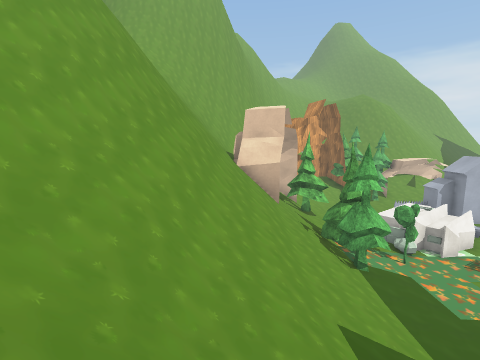
view 1 (above)

16 first-person views from a walk through a Unity game level. The camera is 1.5 m above the floor, tilts 8° down and sees 85° across. The floor is counted in squares, 1 m on a side. Each view is taken from the middle of a square. On the plan, view 1 faces up. The plan holds only what a view shows up to about 14 squares ahead; the rest is blank. The place goes on beyond the plan. Some surface patterns are stand-ins.

view 2
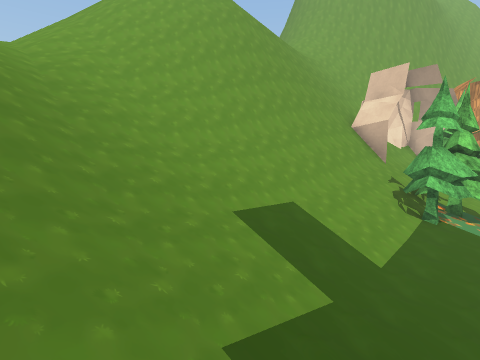

view 3
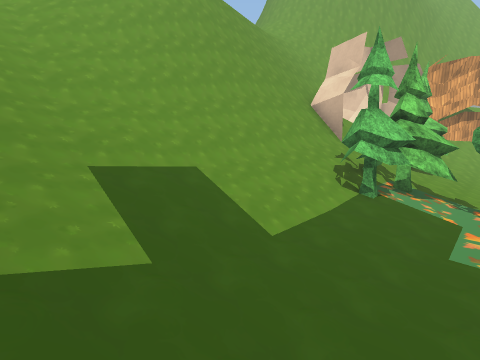

view 4
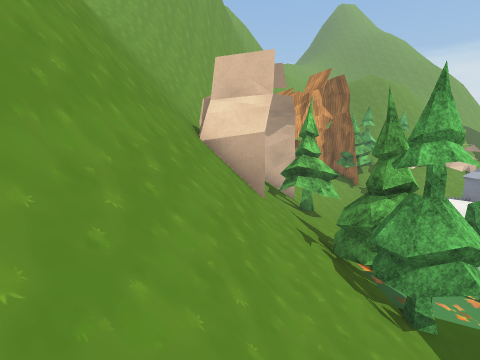

view 5
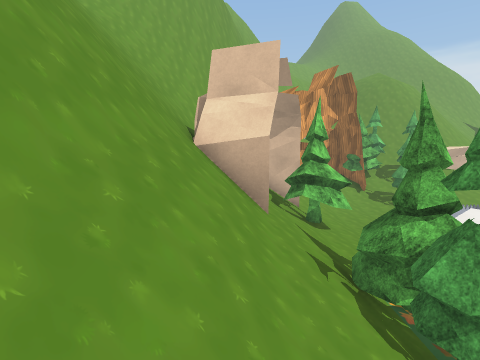

view 6
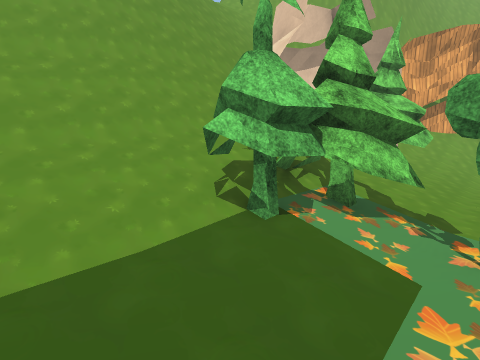

view 7
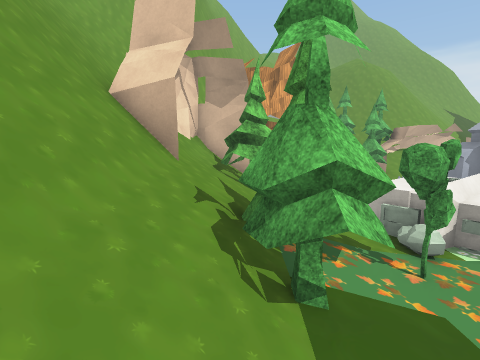

view 8
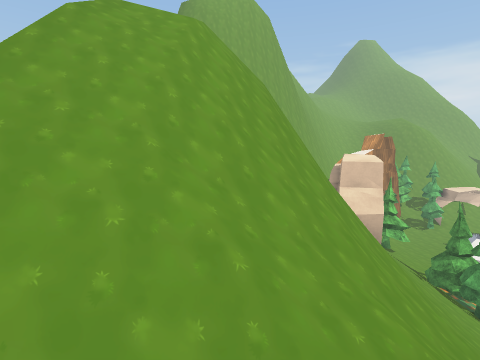

view 9
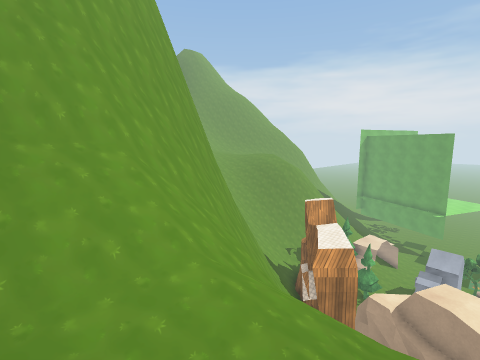

view 10
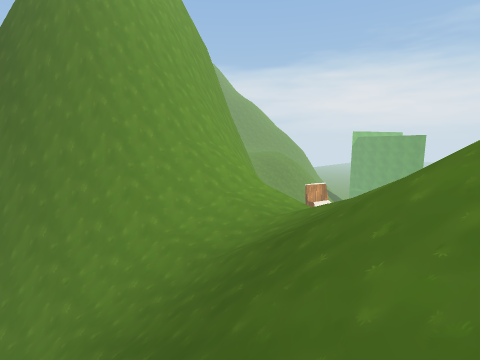

view 11
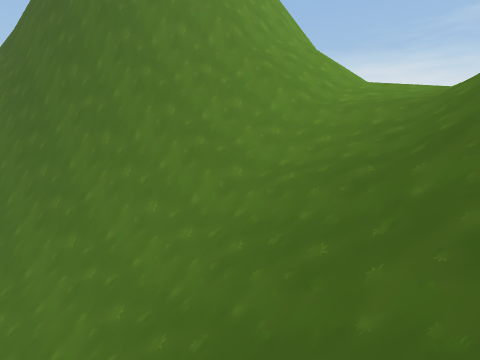

view 12
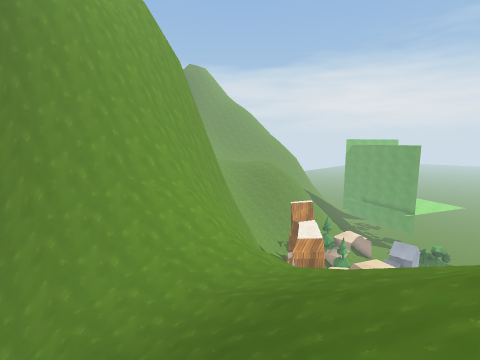

view 13
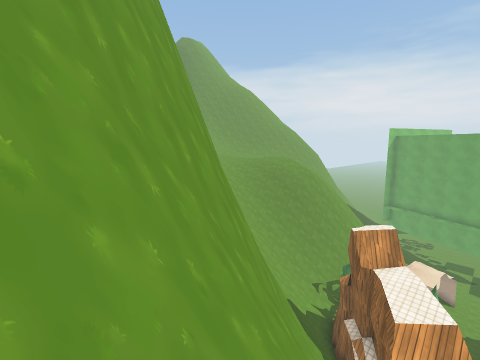

view 14
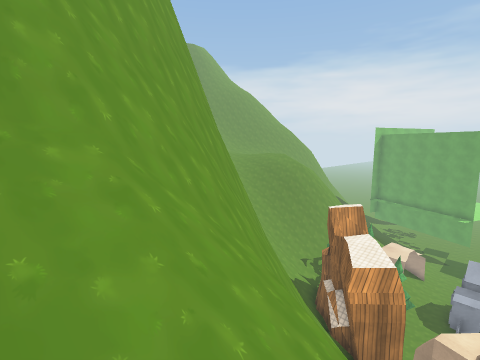

view 15
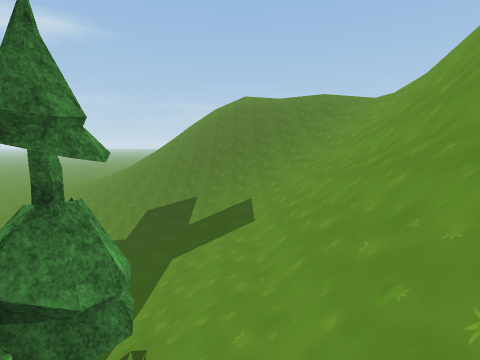

view 16
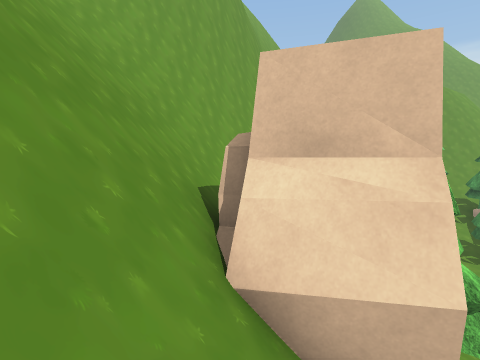

### Floor plan
Key: @ floor where view 1 was taken; # wall or solid block; x gap in a wall; . main floor; : floor 0.25 m higher than the main floor; + floor 2.25 m higher than the main floor; * floor 8.25 m higher than the main floor; % floor 8.75 m higher than the main floor; & floor 9.25 m higher than the main floor; / step, stairs or slope; = window, fence, low wall or low ledge; v drop or lower ground; O other object.
Columns run from 15 left of view 1 to 6 right of it. Each row starts with its distance up from view 1.
 29  =
 28  =#
 27  =#
 26  v#
 25  vvvv
 24  vvvv     /v   v   #=/
 23   vvv    vvvvvvv   #=/
 22    vvv vvvvvvvv    #=#
 21   #  vvvvvvvvv#   ####
 20 #####      ####   ##/
 19 #############v  ###=/
 18 /##=#=###===vv  ###///
 17 //====/////vvv    #//.
 16 ///////////vvv# OOO//.
 15  //////&&///vv###/x::.
 14  /////*%%//vv #O//OO:.
 13 ////////// vv##O//OO:.
 12    /////// vv##O+//::O
 11    /////// vv##OOO/::.
 10   /////////vv##///OO .
  9           /vv##///OOOO
  8            vv##///OOO.
  7           vv ##///OO..
  6        ///vv###////:..
  5        ///v##=#////:..
  4        ///#==##////:..
  3        //#=#=//////:..
  2        //==//////////.
  1        ///////////////
  0         ///////@//////
 -1           / //////////

Where each view was taken, in squares from view 1:
view 1: 0 up, 0 right, facing up
view 2: 1 down, 5 right, facing up-left
view 3: 1 up, 6 right, facing up-left
view 4: 4 up, 1 right, facing up
view 5: 5 up, 1 right, facing up
view 6: 5 up, 6 right, facing up-left
view 7: 5 up, 3 right, facing up
view 8: 1 down, 5 left, facing up
view 9: 13 up, 8 left, facing up-right
view 10: 10 up, 13 left, facing up-right
view 11: 13 up, 15 left, facing up-right
view 12: 10 up, 11 left, facing up-right
view 13: 17 up, 5 left, facing up-right
view 14: 15 up, 7 left, facing up-right
view 15: 10 up, 2 right, facing down
view 16: 9 up, 0 right, facing up
